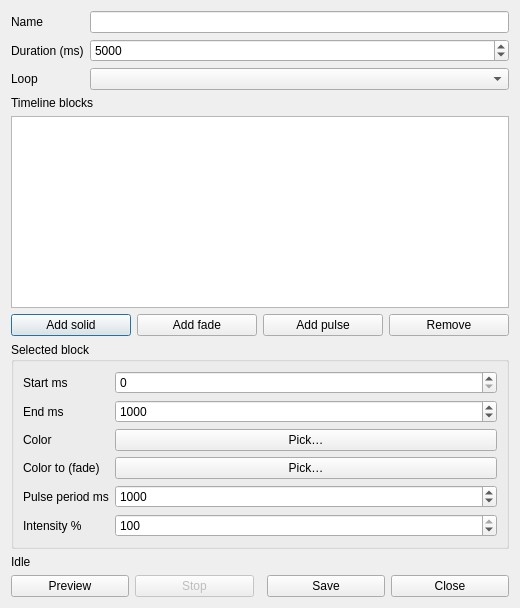
<?xml version="1.0" encoding="UTF-8"?>
<ui version="4.0">
 <class>EffectPackEditorDialog</class>
 <widget class="QDialog" name="EffectPackEditorDialog">
  <property name="windowTitle">
   <string>Effect Pack Editor</string>
  </property>
  <property name="minimumSize">
   <size>
    <width>520</width>
    <height>480</height>
   </size>
  </property>
  <layout class="QVBoxLayout" name="verticalLayout">
   <item>
    <layout class="QFormLayout" name="metaForm">
     <item row="0" column="0">
      <widget class="QLabel" name="nameLabel">
       <property name="text">
        <string>Name</string>
       </property>
      </widget>
     </item>
     <item row="0" column="1">
      <widget class="QLineEdit" name="nameEdit"/>
     </item>
     <item row="1" column="0">
      <widget class="QLabel" name="durationLabel">
       <property name="text">
        <string>Duration (ms)</string>
       </property>
      </widget>
     </item>
     <item row="1" column="1">
      <widget class="QSpinBox" name="durationSpin">
       <property name="minimum">
        <number>100</number>
       </property>
       <property name="maximum">
        <number>60000</number>
       </property>
       <property name="singleStep">
        <number>100</number>
       </property>
       <property name="value">
        <number>5000</number>
       </property>
      </widget>
     </item>
     <item row="2" column="0">
      <widget class="QLabel" name="loopLabel">
       <property name="text">
        <string>Loop</string>
       </property>
      </widget>
     </item>
     <item row="2" column="1">
      <widget class="QComboBox" name="loopCombo"/>
     </item>
    </layout>
   </item>
   <item>
    <widget class="QLabel" name="blocksHeading">
     <property name="text">
      <string>Timeline blocks</string>
     </property>
    </widget>
   </item>
   <item>
    <widget class="QListWidget" name="blockList">
     <property name="minimumSize">
      <size>
       <width>0</width>
       <height>120</height>
      </size>
     </property>
    </widget>
   </item>
   <item>
    <layout class="QHBoxLayout" name="blockButtonRow">
     <item>
      <widget class="QPushButton" name="addSolidButton">
       <property name="text">
        <string>Add solid</string>
       </property>
      </widget>
     </item>
     <item>
      <widget class="QPushButton" name="addFadeButton">
       <property name="text">
        <string>Add fade</string>
       </property>
      </widget>
     </item>
     <item>
      <widget class="QPushButton" name="addPulseButton">
       <property name="text">
        <string>Add pulse</string>
       </property>
      </widget>
     </item>
     <item>
      <widget class="QPushButton" name="removeBlockButton">
       <property name="text">
        <string>Remove</string>
       </property>
      </widget>
     </item>
    </layout>
   </item>
   <item>
    <widget class="QGroupBox" name="blockEditGroup">
     <property name="title">
      <string>Selected block</string>
     </property>
     <layout class="QFormLayout" name="blockForm">
      <item row="0" column="0">
       <widget class="QLabel" name="startLabel">
        <property name="text">
         <string>Start ms</string>
        </property>
       </widget>
      </item>
      <item row="0" column="1">
       <widget class="QSpinBox" name="startSpin">
        <property name="maximum">
         <number>60000</number>
        </property>
       </widget>
      </item>
      <item row="1" column="0">
       <widget class="QLabel" name="endLabel">
        <property name="text">
         <string>End ms</string>
        </property>
       </widget>
      </item>
      <item row="1" column="1">
       <widget class="QSpinBox" name="endSpin">
        <property name="minimum">
         <number>1</number>
        </property>
        <property name="maximum">
         <number>60000</number>
        </property>
        <property name="value">
         <number>1000</number>
        </property>
       </widget>
      </item>
      <item row="2" column="0">
       <widget class="QLabel" name="colorLabel">
        <property name="text">
         <string>Color</string>
        </property>
       </widget>
      </item>
      <item row="2" column="1">
       <widget class="QPushButton" name="colorButton">
        <property name="text">
         <string>Pick…</string>
        </property>
       </widget>
      </item>
      <item row="3" column="0">
       <widget class="QLabel" name="colorToLabel">
        <property name="text">
         <string>Color to (fade)</string>
        </property>
       </widget>
      </item>
      <item row="3" column="1">
       <widget class="QPushButton" name="colorToButton">
        <property name="text">
         <string>Pick…</string>
        </property>
       </widget>
      </item>
      <item row="4" column="0">
       <widget class="QLabel" name="periodLabel">
        <property name="text">
         <string>Pulse period ms</string>
        </property>
       </widget>
      </item>
      <item row="4" column="1">
       <widget class="QSpinBox" name="periodSpin">
        <property name="minimum">
         <number>50</number>
        </property>
        <property name="maximum">
         <number>60000</number>
        </property>
        <property name="value">
         <number>1000</number>
        </property>
       </widget>
      </item>
      <item row="5" column="0">
       <widget class="QLabel" name="intensityLabel">
        <property name="text">
         <string>Intensity %</string>
        </property>
       </widget>
      </item>
      <item row="5" column="1">
       <widget class="QSpinBox" name="intensitySpin">
        <property name="minimum">
         <number>1</number>
        </property>
        <property name="maximum">
         <number>100</number>
        </property>
        <property name="value">
         <number>100</number>
        </property>
       </widget>
      </item>
     </layout>
    </widget>
   </item>
   <item>
    <widget class="QLabel" name="statusLabel">
     <property name="text">
      <string>Idle</string>
     </property>
    </widget>
   </item>
   <item>
    <layout class="QHBoxLayout" name="actionRow">
     <item>
      <widget class="QPushButton" name="previewButton">
       <property name="text">
        <string>Preview</string>
       </property>
      </widget>
     </item>
     <item>
      <widget class="QPushButton" name="stopButton">
       <property name="text">
        <string>Stop</string>
       </property>
       <property name="enabled">
        <bool>false</bool>
       </property>
      </widget>
     </item>
     <item>
      <spacer name="actionSpacer">
       <property name="orientation">
        <enum>Qt::Horizontal</enum>
       </property>
      </spacer>
     </item>
     <item>
      <widget class="QPushButton" name="saveButton">
       <property name="text">
        <string>Save</string>
       </property>
      </widget>
     </item>
     <item>
      <widget class="QPushButton" name="closeButton">
       <property name="text">
        <string>Close</string>
       </property>
      </widget>
     </item>
    </layout>
   </item>
  </layout>
 </widget>
 <resources/>
 <connections/>
</ui>
